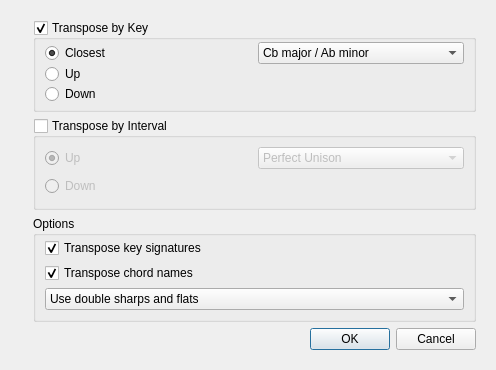
<?xml version="1.0" encoding="UTF-8"?>
<ui version="4.0">
 <class>TransposeDialogBase</class>
 <widget class="QDialog" name="TransposeDialogBase">
  <property name="geometry">
   <rect>
    <x>0</x>
    <y>0</y>
    <width>496</width>
    <height>370</height>
   </rect>
  </property>
  <property name="windowTitle">
   <string>MuseScore: Transpose</string>
  </property>
  <layout class="QHBoxLayout" name="horizontalLayout">
   <item>
    <widget class="QLabel" name="label_3">
     <property name="sizePolicy">
      <sizepolicy hsizetype="Fixed" vsizetype="Ignored">
       <horstretch>0</horstretch>
       <verstretch>0</verstretch>
      </sizepolicy>
     </property>
     <property name="text">
      <string/>
     </property>
     <property name="pixmap">
      <pixmap resource="mscore.qrc">:/data/bg1.jpg</pixmap>
     </property>
     <property name="scaledContents">
      <bool>true</bool>
     </property>
    </widget>
   </item>
   <item>
    <widget class="QWidget" name="widget" native="true">
     <layout class="QVBoxLayout" name="verticalLayout_2">
      <item>
       <widget class="QGroupBox" name="transposeByKey">
        <property name="title">
         <string>Transpose by Key</string>
        </property>
        <property name="flat">
         <bool>false</bool>
        </property>
        <property name="checkable">
         <bool>true</bool>
        </property>
        <layout class="QGridLayout" name="gridLayout">
         <property name="topMargin">
          <number>2</number>
         </property>
         <property name="bottomMargin">
          <number>4</number>
         </property>
         <property name="verticalSpacing">
          <number>0</number>
         </property>
         <item row="0" column="1">
          <widget class="QComboBox" name="keyList">
           <property name="currentIndex">
            <number>0</number>
           </property>
           <item>
            <property name="text">
             <string>Cb major / Ab minor</string>
            </property>
           </item>
           <item>
            <property name="text">
             <string>Gb major / Eb minor</string>
            </property>
           </item>
           <item>
            <property name="text">
             <string>Db major / Bb minor</string>
            </property>
           </item>
           <item>
            <property name="text">
             <string>Ab major / F minor</string>
            </property>
           </item>
           <item>
            <property name="text">
             <string>Eb major / C minor</string>
            </property>
           </item>
           <item>
            <property name="text">
             <string>Bb major / G minor</string>
            </property>
           </item>
           <item>
            <property name="text">
             <string>F major / D minor</string>
            </property>
           </item>
           <item>
            <property name="text">
             <string>C major / A minor</string>
            </property>
           </item>
           <item>
            <property name="text">
             <string>G major / E minor</string>
            </property>
           </item>
           <item>
            <property name="text">
             <string>D major / B minor</string>
            </property>
           </item>
           <item>
            <property name="text">
             <string>A major / F# minor</string>
            </property>
           </item>
           <item>
            <property name="text">
             <string>E major / C# minor</string>
            </property>
           </item>
           <item>
            <property name="text">
             <string>B major / G# minor</string>
            </property>
           </item>
           <item>
            <property name="text">
             <string>F# major / D# minor</string>
            </property>
           </item>
           <item>
            <property name="text">
             <string>C# major / A# minor</string>
            </property>
           </item>
          </widget>
         </item>
         <item row="1" column="0">
          <widget class="QRadioButton" name="upKey">
           <property name="text">
            <string>Up</string>
           </property>
          </widget>
         </item>
         <item row="2" column="0">
          <widget class="QRadioButton" name="downKey">
           <property name="text">
            <string>Down</string>
           </property>
          </widget>
         </item>
         <item row="0" column="0">
          <widget class="QRadioButton" name="closestKey">
           <property name="text">
            <string>Closest</string>
           </property>
           <property name="checked">
            <bool>true</bool>
           </property>
          </widget>
         </item>
        </layout>
       </widget>
      </item>
      <item>
       <widget class="QGroupBox" name="transposeByInterval">
        <property name="title">
         <string>Transpose by Interval</string>
        </property>
        <property name="flat">
         <bool>false</bool>
        </property>
        <property name="checkable">
         <bool>true</bool>
        </property>
        <property name="checked">
         <bool>false</bool>
        </property>
        <layout class="QGridLayout" name="gridLayout_2">
         <property name="topMargin">
          <number>2</number>
         </property>
         <property name="bottomMargin">
          <number>4</number>
         </property>
         <property name="verticalSpacing">
          <number>0</number>
         </property>
         <item row="0" column="0">
          <widget class="QRadioButton" name="upInterval">
           <property name="text">
            <string>Up</string>
           </property>
           <property name="checked">
            <bool>true</bool>
           </property>
          </widget>
         </item>
         <item row="0" column="1">
          <widget class="QComboBox" name="intervalList">
           <item>
            <property name="text">
             <string>Perfect Unison</string>
            </property>
           </item>
           <item>
            <property name="text">
             <string>Augmented Unison</string>
            </property>
           </item>
           <item>
            <property name="text">
             <string>Diminished Second</string>
            </property>
           </item>
           <item>
            <property name="text">
             <string>Minor Second</string>
            </property>
           </item>
           <item>
            <property name="text">
             <string>Major Second</string>
            </property>
           </item>
           <item>
            <property name="text">
             <string>Augmented Second</string>
            </property>
           </item>
           <item>
            <property name="text">
             <string>Diminished Third</string>
            </property>
           </item>
           <item>
            <property name="text">
             <string>Minor Third</string>
            </property>
           </item>
           <item>
            <property name="text">
             <string>Major Third</string>
            </property>
           </item>
           <item>
            <property name="text">
             <string>Augmented Third</string>
            </property>
           </item>
           <item>
            <property name="text">
             <string>Diminished Fourth</string>
            </property>
           </item>
           <item>
            <property name="text">
             <string>Perfect Fourth</string>
            </property>
           </item>
           <item>
            <property name="text">
             <string>Augmented Fourth</string>
            </property>
           </item>
           <item>
            <property name="text">
             <string>Diminished Fifth</string>
            </property>
           </item>
           <item>
            <property name="text">
             <string>Perfect Fifth</string>
            </property>
           </item>
           <item>
            <property name="text">
             <string>Augmented Fifth</string>
            </property>
           </item>
           <item>
            <property name="text">
             <string>Diminished Sixth</string>
            </property>
           </item>
           <item>
            <property name="text">
             <string>Minor Sixth</string>
            </property>
           </item>
           <item>
            <property name="text">
             <string>Major Sixth</string>
            </property>
           </item>
           <item>
            <property name="text">
             <string>Augmented Sixth</string>
            </property>
           </item>
           <item>
            <property name="text">
             <string>Diminished Seventh</string>
            </property>
           </item>
           <item>
            <property name="text">
             <string>Minor Seventh</string>
            </property>
           </item>
           <item>
            <property name="text">
             <string>Major Seventh</string>
            </property>
           </item>
           <item>
            <property name="text">
             <string>Augmented Seventh</string>
            </property>
           </item>
           <item>
            <property name="text">
             <string>Diminished Octave</string>
            </property>
           </item>
           <item>
            <property name="text">
             <string>Perfect Octave</string>
            </property>
           </item>
          </widget>
         </item>
         <item row="1" column="0">
          <widget class="QRadioButton" name="downInterval">
           <property name="text">
            <string>Down</string>
           </property>
          </widget>
         </item>
        </layout>
       </widget>
      </item>
      <item>
       <widget class="QGroupBox" name="groupBox_3">
        <property name="title">
         <string>Options</string>
        </property>
        <property name="flat">
         <bool>false</bool>
        </property>
        <layout class="QVBoxLayout" name="verticalLayout">
         <property name="spacing">
          <number>5</number>
         </property>
         <property name="topMargin">
          <number>2</number>
         </property>
         <item>
          <widget class="QCheckBox" name="transposeKeys">
           <property name="text">
            <string>Transpose key signatures</string>
           </property>
           <property name="checked">
            <bool>true</bool>
           </property>
          </widget>
         </item>
         <item>
          <widget class="QCheckBox" name="transposeChordNames">
           <property name="text">
            <string>Transpose chord names</string>
           </property>
           <property name="checked">
            <bool>true</bool>
           </property>
          </widget>
         </item>
         <item>
          <widget class="QComboBox" name="accidentalOptions">
           <property name="currentIndex">
            <number>1</number>
           </property>
           <item>
            <property name="text">
             <string>Single sharps and flats only</string>
            </property>
           </item>
           <item>
            <property name="text">
             <string>Use double sharps and flats</string>
            </property>
           </item>
          </widget>
         </item>
        </layout>
       </widget>
      </item>
      <item>
       <widget class="QDialogButtonBox" name="buttonBox">
        <property name="orientation">
         <enum>Qt::Horizontal</enum>
        </property>
        <property name="standardButtons">
         <set>QDialogButtonBox::Cancel|QDialogButtonBox::Ok</set>
        </property>
       </widget>
      </item>
     </layout>
    </widget>
   </item>
  </layout>
 </widget>
 <resources>
  <include location="mscore.qrc"/>
 </resources>
 <connections>
  <connection>
   <sender>buttonBox</sender>
   <signal>accepted()</signal>
   <receiver>TransposeDialogBase</receiver>
   <slot>accept()</slot>
   <hints>
    <hint type="sourcelabel">
     <x>386</x>
     <y>419</y>
    </hint>
    <hint type="destinationlabel">
     <x>157</x>
     <y>274</y>
    </hint>
   </hints>
  </connection>
  <connection>
   <sender>buttonBox</sender>
   <signal>rejected()</signal>
   <receiver>TransposeDialogBase</receiver>
   <slot>reject()</slot>
   <hints>
    <hint type="sourcelabel">
     <x>450</x>
     <y>419</y>
    </hint>
    <hint type="destinationlabel">
     <x>286</x>
     <y>274</y>
    </hint>
   </hints>
  </connection>
 </connections>
</ui>
